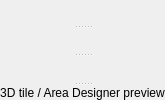
         <widget class="QSplitter" name="splitter">
          <property name="orientation">
           <enum>Qt::Vertical</enum>
          </property>
          <widget class="ModuleRenderer" name="mainRenderer">
           <property name="mouseTracking">
            <bool>true</bool>
           </property>
          </widget>
          <widget class="WalkmeshRenderer" name="flatRenderer"
           native="true">
           <property name="mouseTracking">
            <bool>true</bool>
           </property>
          </widget>
          <widget class="IndoorMapRenderer" name="indoorRenderer"
           native="true">
           <property name="mouseTracking">
            <bool>true</bool>
           </property>
           <property name="focusPolicy">
            <enum>Qt::StrongFocus</enum>
           </property>
           <property name="contextMenuPolicy">
            <enum>Qt::CustomContextMenu</enum>
           </property>
           <property name="visible">
            <bool>false</bool>
           </property>
          </widget>
          <widget class="QWidget" name="tileGrid3DHost">
           <property name="visible">
            <bool>false</bool>
           </property>
           <layout class="QVBoxLayout" name="tileGrid3DHostLayout">
            <property name="spacing">
             <number>0</number>
            </property>
            <property name="leftMargin">
             <number>0</number>
            </property>
            <property name="topMargin">
             <number>0</number>
            </property>
            <property name="rightMargin">
             <number>0</number>
            </property>
            <property name="bottomMargin">
             <number>0</number>
            </property>
            <item>
             <widget class="QLabel" name="tileGrid3DFallbackLabel">
              <property name="text">
               <string>3D tile / Area Designer preview</string>
              </property>
              <property name="alignment">
               <set>Qt::AlignCenter</set>
              </property>
             </widget>
            </item>
           </layout>
          </widget>
         </widget>
